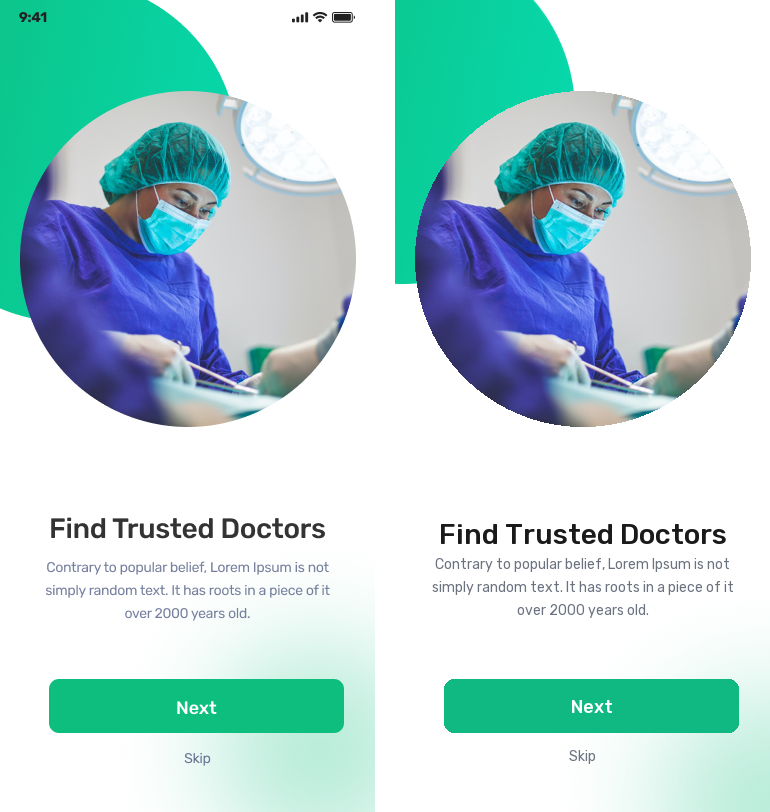

Write the Python code that produced this figure.
import os
from PIL import Image, ImageDraw, ImageFont

ROOT = r'E:\flutter route\Andriod Studio\doctor_hunt'
IMG = os.path.join(ROOT, 'assets', 'images')
FONT = os.path.join(ROOT, 'assets', 'fonts', 'Rubik.ttf')
REF = os.path.join(ROOT, '.openclaw-attachments', '20260913-012219-44954395-f96-02_Onboarding screen-01.png')

W, H = 375, 812
c = Image.new('RGBA', (W, H), (255, 255, 255, 255))

shape = Image.open(os.path.join(IMG, 'onboarding_shape.png')).convert('RGBA')
sw = 240; sh = int(shape.height*sw/shape.width)
c.alpha_composite(shape.resize((sw, sh), Image.LANCZOS), (-60, -40))

glow = Image.open(os.path.join(IMG, 'onboarding_glow.png')).convert('RGBA')
gw = 300; gh = int(glow.height*gw/glow.width)
c.alpha_composite(glow.resize((gw, gh), Image.LANCZOS), (W-gw+60, H-gh+60))

# image 336 at (20,91)
ill = Image.open(os.path.join(IMG, 'onboarding_1.jpg')).convert('RGBA').resize((336,336), Image.LANCZOS)
mask = Image.new('L', (336,336), 0); ImageDraw.Draw(mask).ellipse((0,0,335,335), fill=255)
ill.putalpha(mask)
c.alpha_composite(ill, (20, 91))

def rubik(sz, wght):
    f = ImageFont.truetype(FONT, sz); f.set_variation_by_axes([wght]); return f

d = ImageDraw.Draw(c)
# title line box top 513 (28px)
tf = rubik(28, 500)
line_top = 513
asc, desc = tf.getmetrics()
ink_top = line_top + (28 - (asc+desc))//2 + (asc - 20)  # approx cap alignment
b = d.textbbox((0,0), 'Find Trusted Doctors', font=tf)
d.text(((W-(b[2]-b[0]))/2, ink_top), 'Find Trusted Doctors', font=tf, fill=(26,26,26))

# subtitle 3 lines, 14px, lh 23.24, top 555
sf = rubik(14, 400)
lines = ['Contrary to popular belief, Lorem Ipsum is not',
         'simply random text. It has roots in a piece of it',
         'over 2000 years old.']
y = 555
for ln in lines:
    b = d.textbbox((0,0), ln, font=sf)
    d.text(((W-(b[2]-b[0]))/2, y), ln, font=sf, fill=(107,114,128))
    y += 23.24

# button at (49,679) 295x54 r10
btn = Image.new('RGBA', (295,54), (0,0,0,0)); bd = ImageDraw.Draw(btn)
bd.rounded_rectangle((0,0,294,53), radius=10, fill=(16,185,129))
bf = rubik(18, 500); bb = bd.textbbox((0,0), 'Next', font=bf)
bd.text(((295-(bb[2]-bb[0]))/2, (54-(bb[3]-bb[1]))/2-3), 'Next', font=bf, fill=(255,255,255))
c.alpha_composite(btn, (49, 679))

# skip line box top 747
sk = rubik(14, 400); sb = d.textbbox((0,0),'Skip',font=sk)
d.text(((W-(sb[2]-sb[0]))/2, 747), 'Skip', font=sk, fill=(107,114,128))

ref = Image.open(REF).convert('RGB')
comp = Image.new('RGB', (W*2+20, H), (255,255,255))
comp.paste(ref, (0,0)); comp.paste(c.convert('RGB'), (W+20,0))
comp.save(os.path.join(ROOT, '.openclaw', 'tmp', 'onb_compare.png'))
print('saved compare')
